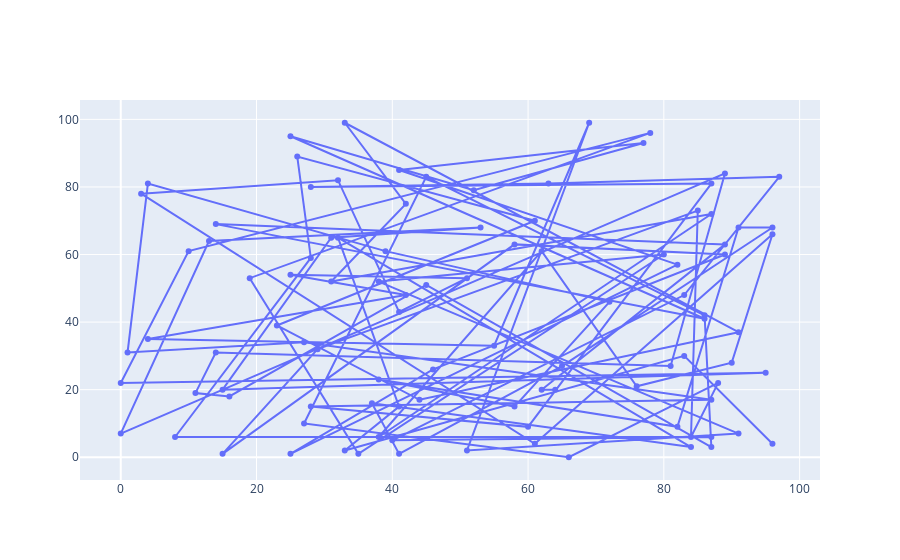

Notebook source saved alongside this figure:
### Markdown cell above
2. Write a program to draw line and scatter plots for random 100 x and y coordinates.

### Code cell
import plotly.express as px
import plotly.graph_objects as go
import numpy as np

try:
    x_axis = np.random.randint(100, size=100)
    y_axis = np.random.randint(100, size=100)

    fig = px.line(x=x_axis,y=y_axis , title='Line and scatter Plot of Random Coordinates',width=800, height=400)
    scatter_fig = px.scatter(x=x_axis, y=y_axis)

    fig3 = go.Figure(data = fig.data + scatter_fig.data)

    fig3.update_layout(autosize=False)
    fig3.show()

    logger.info("Plotly scatter plot for random 100 x and y coordinates")

except Exception as e:
    logger.error(str(e))

### Figure 1 — Plotly figure (JSON) as saved in the notebook; plotly's stock layout.template omitted (floating-point values rounded to 4 significant figures)
{"data": [{"hovertemplate": "x=%{x}<br>y=%{y}<extra></extra>", "legendgroup": "", "line": {"color": "#636efa", "dash": "solid"}, "marker": {"symbol": "circle"}, "mode": "lines", "name": "", "orientation": "v", "showlegend": false, "type": "scatter", "x": [64, 62, 89, 14, 86, 25, 52, 77, 41, 82, 25, 46, 89, 58, 15, 29, 85, 84, 88, 66, 27, 45, 86, 87, 45, 16, 11, 14, 81, 89, 0, 13, 53, 31, 15, 95, 0, 10, 78, 19, 35, 80, 38, 91, 51, 69, 55, 4, 42, 25, 51, 41, 32, 3, 61, 96, 90, 76, 62, 38, 87, 31, 42, 33, 91, 44, 23, 61, 26, 28, 8, 87, 40, 83, 97, 63, 28, 87, 60, 28, 87, 27, 1, 4, 39, 72, 58, 38, 82, 91, 96, 65, 41, 37, 84, 32, 41, 33, 83, 96], "xaxis": "x", "y": [20, 20, 63, 69, 41, 95, 79, 93, 85, 57, 1, 26, 60, 63, 1, 32, 73, 6, 22, 0, 10, 83, 42, 3, 51, 18, 19, 31, 27, 84, 7, 64, 68, 65, 20, 25, 22, 61, 96, 53, 1, 60, 52, 7, 2, 99, 33, 35, 48, 54, 53, 43, 82, 78, 4, 66, 28, 21, 61, 6, 72, 52, 75, 99, 37, 17, 39, 70, 89, 59, 6, 6, 5, 48, 83, 81, 80, 81, 9, 15, 17, 34, 31, 81, 61, 46, 15, 23, 9, 68, 68, 27, 1, 16, 3, 65, 15, 2, 30, 4], "yaxis": "y"}, {"hovertemplate": "x=%{x}<br>y=%{y}<extra></extra>", "legendgroup": "", "marker": {"color": "#636efa", "symbol": "circle"}, "mode": "markers", "name": "", "orientation": "v", "showlegend": false, "type": "scatter", "x": [64, 62, 89, 14, 86, 25, 52, 77, 41, 82, 25, 46, 89, 58, 15, 29, 85, 84, 88, 66, 27, 45, 86, 87, 45, 16, 11, 14, 81, 89, 0, 13, 53, 31, 15, 95, 0, 10, 78, 19, 35, 80, 38, 91, 51, 69, 55, 4, 42, 25, 51, 41, 32, 3, 61, 96, 90, 76, 62, 38, 87, 31, 42, 33, 91, 44, 23, 61, 26, 28, 8, 87, 40, 83, 97, 63, 28, 87, 60, 28, 87, 27, 1, 4, 39, 72, 58, 38, 82, 91, 96, 65, 41, 37, 84, 32, 41, 33, 83, 96], "xaxis": "x", "y": [20, 20, 63, 69, 41, 95, 79, 93, 85, 57, 1, 26, 60, 63, 1, 32, 73, 6, 22, 0, 10, 83, 42, 3, 51, 18, 19, 31, 27, 84, 7, 64, 68, 65, 20, 25, 22, 61, 96, 53, 1, 60, 52, 7, 2, 99, 33, 35, 48, 54, 53, 43, 82, 78, 4, 66, 28, 21, 61, 6, 72, 52, 75, 99, 37, 17, 39, 70, 89, 59, 6, 6, 5, 48, 83, 81, 80, 81, 9, 15, 17, 34, 31, 81, 61, 46, 15, 23, 9, 68, 68, 27, 1, 16, 3, 65, 15, 2, 30, 4], "yaxis": "y"}], "layout": {"autosize": false}}
